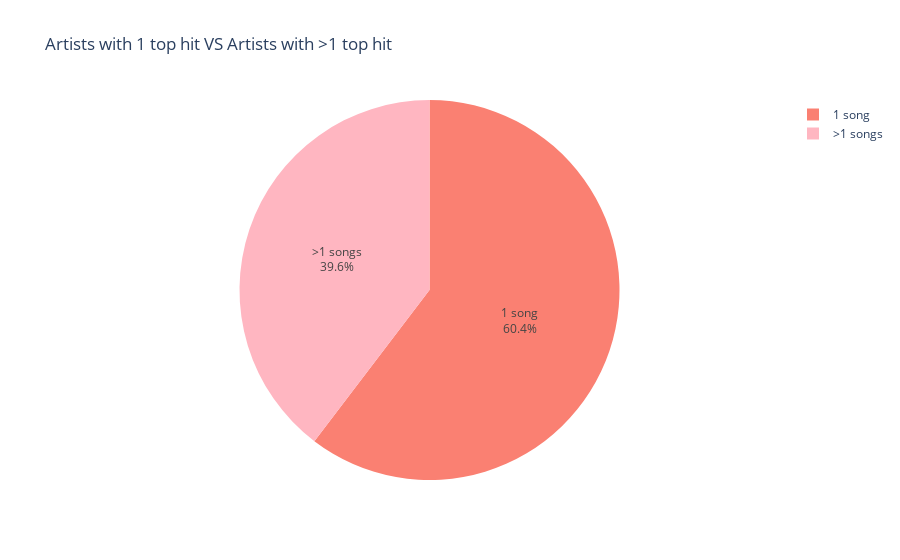

Notebook code for this chart:
### Markdown cell above
3.No. of artists with only 1 top hit song VS artists with more than 1

### Code cell
iplot(px.pie(names=['1 song', '>1 songs'], 
       values=[len(artists.loc[lambda x:x==1]), 
          len(artists)-len(artists.loc[lambda x:x==1])
         ],
       title="Artists with 1 top hit VS Artists with >1 top hit",
       color_discrete_sequence=['salmon','lightpink']
      ).update_traces(textinfo='label+percent'))

### Figure 1 — Plotly figure (JSON) as saved in the notebook; plotly's stock layout.template omitted (floating-point values rounded to 4 significant figures)
{"data": [{"domain": {"x": [0, 1], "y": [0, 1]}, "hovertemplate": "label=%{label}<br>value=%{value}<extra></extra>", "labels": ["1 song", ">1 songs"], "legendgroup": "", "name": "", "showlegend": true, "textinfo": "label+percent", "type": "pie", "values": [504, 331]}], "layout": {"legend": {"tracegroupgap": 0}, "piecolorway": ["salmon", "lightpink"], "title": {"text": "Artists with 1 top hit VS Artists with >1 top hit"}}}
